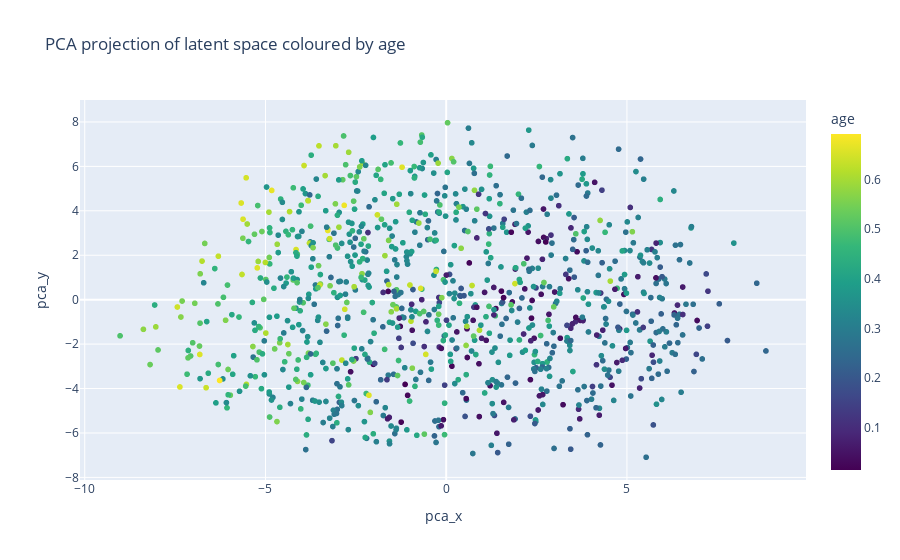
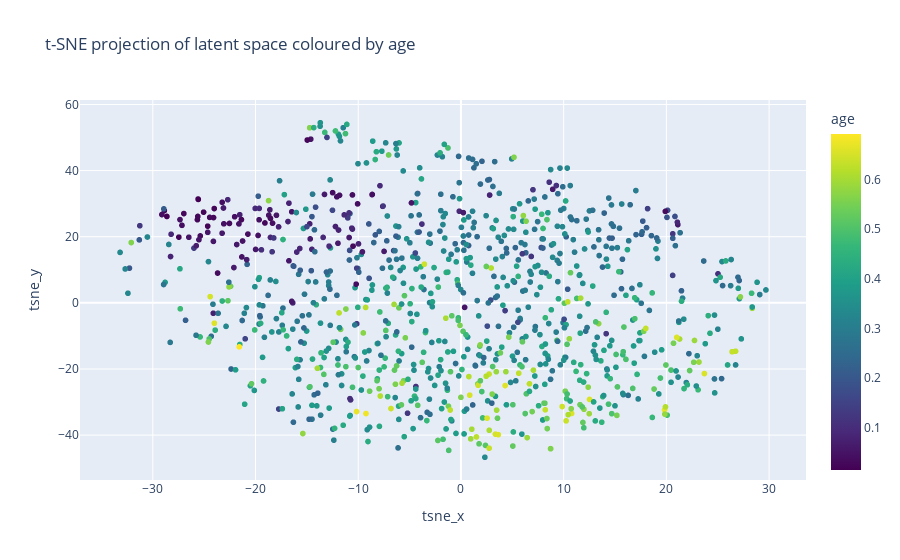

Write notebook code for charts like these, in order.
### Markdown cell above
### Interpreting Spherical Metrics
- **Local spherical age** averages neighbour ages chosen by cosine proximity once centered at `w_avg`; stable plateaus indicate likely linear regions.
- **Nearest distance** captures sparsity: high values suggest extrapolation risk.
- **Local variance** highlights disagreement among nearby neighbours; low variance means confident interpolation.
- **Spherical confidence** combines both factors (distance and variance) via exponential decay so values near 1.0 signal trustworthy age estimates.
Use `spherical_df` to inspect or sort by confidence when selecting candidate interpolation paths.

### Code cell
from sklearn.decomposition import PCA
from sklearn.manifold import TSNE
import plotly.express as px

latents_np = latents.numpy() #feats.cpu().numpy()#
ages_np = ages.numpy()

pca = PCA(n_components=2, random_state=42)
latent_pca = pca.fit_transform(latents_np)

tsne = TSNE(n_components=2, perplexity=30, learning_rate=200, init='pca', random_state=42)
latent_tsne = tsne.fit_transform(latents_np)

projection_df = pd.DataFrame({
    'photo': shared_keys,
    'age': ages_np,
    'pca_x': latent_pca[:, 0],
    'pca_y': latent_pca[:, 1],
    'tsne_x': latent_tsne[:, 0],
    'tsne_y': latent_tsne[:, 1],
})

fig_pca = px.scatter(
    projection_df,
    x='pca_x',
    y='pca_y',
    color='age',
    color_continuous_scale='Viridis',
    title='PCA projection of latent space coloured by age',
)
fig_pca.show()

fig_tsne = px.scatter(
    projection_df,
    x='tsne_x',
    y='tsne_y',
    color='age',
    color_continuous_scale='Viridis',
    title='t-SNE projection of latent space coloured by age',
)
fig_tsne.show()

### Figure 1 — Plotly figure (JSON) as saved in the notebook; plotly's stock layout.template omitted (floating-point values rounded to 4 significant figures; data arrays with more than 128 entries replaced by an {"elided": "..."} marker saying what was removed)
{"data": [{"hovertemplate": "pca_x=%{x}<br>pca_y=%{y}<br>age=%{marker.color}<extra></extra>", "legendgroup": "", "marker": {"color": {"elided": "1004 float values"}, "coloraxis": "coloraxis", "symbol": "circle"}, "mode": "markers", "name": "", "showlegend": false, "type": "scattergl", "x": {"elided": "1004 float values"}, "xaxis": "x", "y": {"elided": "1004 float values"}, "yaxis": "y"}], "layout": {"coloraxis": {"colorbar": {"title": {"text": "age"}}, "colorscale": [[0, "#440154"], [0.1111, "#482878"], [0.2222, "#3e4989"], [0.3333, "#31688e"], [0.4444, "#26828e"], [0.5556, "#1f9e89"], [0.6667, "#35b779"], [0.7778, "#6ece58"], [0.8889, "#b5de2b"], [1, "#fde725"]]}, "legend": {"tracegroupgap": 0}, "title": {"text": "PCA projection of latent space coloured by age"}, "xaxis": {"anchor": "y", "domain": [0, 1], "title": {"text": "pca_x"}}, "yaxis": {"anchor": "x", "domain": [0, 1], "title": {"text": "pca_y"}}}}

### Figure 2 — Plotly figure (JSON) as saved in the notebook; plotly's stock layout.template omitted (floating-point values rounded to 4 significant figures; data arrays with more than 128 entries replaced by an {"elided": "..."} marker saying what was removed)
{"data": [{"hovertemplate": "tsne_x=%{x}<br>tsne_y=%{y}<br>age=%{marker.color}<extra></extra>", "legendgroup": "", "marker": {"color": {"elided": "1004 float values"}, "coloraxis": "coloraxis", "symbol": "circle"}, "mode": "markers", "name": "", "showlegend": false, "type": "scattergl", "x": {"elided": "1004 float values"}, "xaxis": "x", "y": {"elided": "1004 float values"}, "yaxis": "y"}], "layout": {"coloraxis": {"colorbar": {"title": {"text": "age"}}, "colorscale": [[0, "#440154"], [0.1111, "#482878"], [0.2222, "#3e4989"], [0.3333, "#31688e"], [0.4444, "#26828e"], [0.5556, "#1f9e89"], [0.6667, "#35b779"], [0.7778, "#6ece58"], [0.8889, "#b5de2b"], [1, "#fde725"]]}, "legend": {"tracegroupgap": 0}, "title": {"text": "t-SNE projection of latent space coloured by age"}, "xaxis": {"anchor": "y", "domain": [0, 1], "title": {"text": "tsne_x"}}, "yaxis": {"anchor": "x", "domain": [0, 1], "title": {"text": "tsne_y"}}}}
